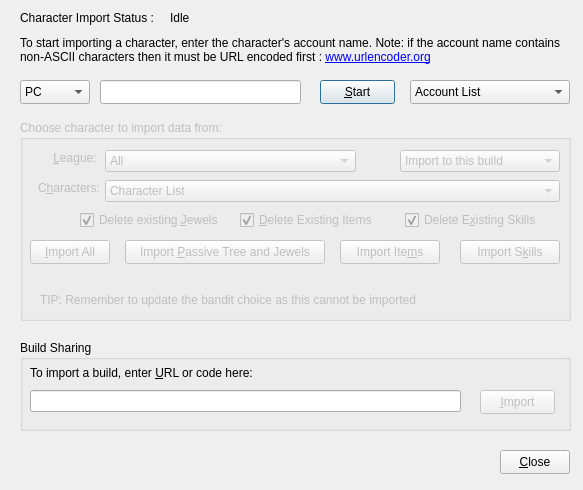
<?xml version="1.0" encoding="UTF-8"?>
<ui version="4.0">
 <class>Dialog</class>
 <widget class="QDialog" name="Dialog">
  <property name="geometry">
   <rect>
    <x>0</x>
    <y>0</y>
    <width>583</width>
    <height>490</height>
   </rect>
  </property>
  <property name="windowTitle">
   <string>Character Import</string>
  </property>
  <property name="windowIcon">
   <iconset resource="PoB.qrc">
    <normaloff>:/Art/Icons/paper-plane-return.png</normaloff>:/Art/Icons/paper-plane-return.png</iconset>
  </property>
  <widget class="QLabel" name="label_Import">
   <property name="geometry">
    <rect>
     <x>20</x>
     <y>10</y>
     <width>141</width>
     <height>16</height>
    </rect>
   </property>
   <property name="text">
    <string>Character Import Status :</string>
   </property>
  </widget>
  <widget class="QLabel" name="label_Status">
   <property name="geometry">
    <rect>
     <x>170</x>
     <y>10</y>
     <width>401</width>
     <height>16</height>
    </rect>
   </property>
   <property name="text">
    <string>Idle</string>
   </property>
  </widget>
  <widget class="QLabel" name="label_Info">
   <property name="geometry">
    <rect>
     <x>20</x>
     <y>30</y>
     <width>551</width>
     <height>40</height>
    </rect>
   </property>
   <property name="text">
    <string>To start importing a character, enter the character's account name. Note: if the account name contains non-ASCII characters then it must be URL encoded first : &lt;a href=&quot;https://www.urlencoder.org/&quot;&gt;www.urlencoder.org&lt;/a&gt;</string>
   </property>
   <property name="wordWrap">
    <bool>true</bool>
   </property>
   <property name="openExternalLinks">
    <bool>true</bool>
   </property>
   <property name="textInteractionFlags">
    <set>Qt::LinksAccessibleByKeyboard|Qt::LinksAccessibleByMouse</set>
   </property>
  </widget>
  <widget class="QComboBox" name="combo_Realm">
   <property name="geometry">
    <rect>
     <x>20</x>
     <y>80</y>
     <width>70</width>
     <height>24</height>
    </rect>
   </property>
   <item>
    <property name="text">
     <string notr="true">PC</string>
    </property>
   </item>
   <item>
    <property name="text">
     <string notr="true">Xbox</string>
    </property>
   </item>
   <item>
    <property name="text">
     <string notr="true">PS4</string>
    </property>
   </item>
   <item>
    <property name="text">
     <string notr="true">Garena</string>
    </property>
   </item>
   <item>
    <property name="text">
     <string notr="true">Tencent</string>
    </property>
   </item>
  </widget>
  <widget class="QComboBox" name="comboAccount_History">
   <property name="geometry">
    <rect>
     <x>410</x>
     <y>80</y>
     <width>160</width>
     <height>24</height>
    </rect>
   </property>
   <item>
    <property name="text">
     <string>Account List</string>
    </property>
   </item>
  </widget>
  <widget class="QLineEdit" name="lineedit_Account">
   <property name="geometry">
    <rect>
     <x>100</x>
     <y>80</y>
     <width>201</width>
     <height>24</height>
    </rect>
   </property>
  </widget>
  <widget class="QPushButton" name="btn_StartImport">
   <property name="geometry">
    <rect>
     <x>320</x>
     <y>80</y>
     <width>75</width>
     <height>24</height>
    </rect>
   </property>
   <property name="text">
    <string>&amp;Start</string>
   </property>
  </widget>
  <widget class="QGroupBox" name="grpbox_CharImport">
   <property name="enabled">
    <bool>false</bool>
   </property>
   <property name="geometry">
    <rect>
     <x>20</x>
     <y>120</y>
     <width>551</width>
     <height>201</height>
    </rect>
   </property>
   <property name="title">
    <string>Choose character to import data from:</string>
   </property>
   <widget class="QLabel" name="label_League">
    <property name="geometry">
     <rect>
      <x>10</x>
      <y>30</y>
      <width>70</width>
      <height>16</height>
     </rect>
    </property>
    <property name="text">
     <string>&amp;League: </string>
    </property>
    <property name="alignment">
     <set>Qt::AlignRight|Qt::AlignTrailing|Qt::AlignVCenter</set>
    </property>
    <property name="buddy">
     <cstring>combo_League</cstring>
    </property>
   </widget>
   <widget class="QComboBox" name="combo_League">
    <property name="geometry">
     <rect>
      <x>85</x>
      <y>30</y>
      <width>251</width>
      <height>22</height>
     </rect>
    </property>
    <item>
     <property name="text">
      <string>All</string>
     </property>
    </item>
   </widget>
   <widget class="QComboBox" name="combo_CharList">
    <property name="geometry">
     <rect>
      <x>85</x>
      <y>60</y>
      <width>455</width>
      <height>22</height>
     </rect>
    </property>
    <item>
     <property name="text">
      <string>Character List</string>
     </property>
    </item>
   </widget>
   <widget class="QPushButton" name="btn_TreeJewels">
    <property name="geometry">
     <rect>
      <x>105</x>
      <y>120</y>
      <width>200</width>
      <height>24</height>
     </rect>
    </property>
    <property name="text">
     <string>Import &amp;Passive Tree and Jewels</string>
    </property>
   </widget>
   <widget class="QPushButton" name="btn_Items">
    <property name="geometry">
     <rect>
      <x>320</x>
      <y>120</y>
      <width>100</width>
      <height>24</height>
     </rect>
    </property>
    <property name="text">
     <string>Import Ite&amp;ms</string>
    </property>
   </widget>
   <widget class="QCheckBox" name="check_DeleteJewels">
    <property name="geometry">
     <rect>
      <x>60</x>
      <y>90</y>
      <width>151</width>
      <height>20</height>
     </rect>
    </property>
    <property name="text">
     <string>Delete existing &amp;Jewels</string>
    </property>
    <property name="checked">
     <bool>true</bool>
    </property>
   </widget>
   <widget class="QCheckBox" name="check_DeleteItems">
    <property name="geometry">
     <rect>
      <x>220</x>
      <y>90</y>
      <width>150</width>
      <height>20</height>
     </rect>
    </property>
    <property name="text">
     <string>&amp;Delete Existing Items</string>
    </property>
    <property name="checked">
     <bool>true</bool>
    </property>
   </widget>
   <widget class="QCheckBox" name="check_DeleteSkills">
    <property name="geometry">
     <rect>
      <x>385</x>
      <y>90</y>
      <width>150</width>
      <height>20</height>
     </rect>
    </property>
    <property name="text">
     <string>Delete E&amp;xisting Skills</string>
    </property>
    <property name="checked">
     <bool>true</bool>
    </property>
   </widget>
   <widget class="QLabel" name="label_Info_2">
    <property name="geometry">
     <rect>
      <x>20</x>
      <y>170</y>
      <width>500</width>
      <height>20</height>
     </rect>
    </property>
    <property name="text">
     <string>TIP: Remember to update the bandit choice as this cannot be imported</string>
    </property>
    <property name="wordWrap">
     <bool>true</bool>
    </property>
   </widget>
   <widget class="QPushButton" name="btn_ImportAll">
    <property name="geometry">
     <rect>
      <x>10</x>
      <y>120</y>
      <width>80</width>
      <height>24</height>
     </rect>
    </property>
    <property name="text">
     <string>&amp;Import All</string>
    </property>
   </widget>
   <widget class="QLabel" name="label_Characters">
    <property name="geometry">
     <rect>
      <x>10</x>
      <y>60</y>
      <width>70</width>
      <height>16</height>
     </rect>
    </property>
    <property name="text">
     <string>C&amp;haracters:</string>
    </property>
    <property name="alignment">
     <set>Qt::AlignRight|Qt::AlignTrailing|Qt::AlignVCenter</set>
    </property>
    <property name="buddy">
     <cstring>combo_CharList</cstring>
    </property>
   </widget>
   <widget class="QPushButton" name="btn_Skills">
    <property name="geometry">
     <rect>
      <x>440</x>
      <y>120</y>
      <width>100</width>
      <height>24</height>
     </rect>
    </property>
    <property name="text">
     <string>Import S&amp;kills</string>
    </property>
   </widget>
   <widget class="QComboBox" name="combo_Import">
    <property name="geometry">
     <rect>
      <x>380</x>
      <y>30</y>
      <width>160</width>
      <height>22</height>
     </rect>
    </property>
    <property name="currentIndex">
     <number>0</number>
    </property>
    <item>
     <property name="text">
      <string>Import to this build</string>
     </property>
    </item>
    <item>
     <property name="text">
      <string>Import to a new build</string>
     </property>
    </item>
   </widget>
  </widget>
  <widget class="QGroupBox" name="grpbox_BuildSharing">
   <property name="geometry">
    <rect>
     <x>20</x>
     <y>340</y>
     <width>551</width>
     <height>91</height>
    </rect>
   </property>
   <property name="title">
    <string>Build Sharing</string>
   </property>
   <widget class="QLabel" name="label_BuildShare">
    <property name="geometry">
     <rect>
      <x>10</x>
      <y>25</y>
      <width>241</width>
      <height>16</height>
     </rect>
    </property>
    <property name="text">
     <string>To import a build, enter &amp;URL or code here:</string>
    </property>
    <property name="buddy">
     <cstring>lineedit_BuildShare</cstring>
    </property>
   </widget>
   <widget class="QLineEdit" name="lineedit_BuildShare">
    <property name="geometry">
     <rect>
      <x>10</x>
      <y>50</y>
      <width>431</width>
      <height>22</height>
     </rect>
    </property>
    <property name="text">
     <string/>
    </property>
   </widget>
   <widget class="QPushButton" name="btn_ImportBuildSharing">
    <property name="enabled">
     <bool>false</bool>
    </property>
    <property name="geometry">
     <rect>
      <x>460</x>
      <y>50</y>
      <width>75</width>
      <height>24</height>
     </rect>
    </property>
    <property name="text">
     <string>&amp;Import</string>
    </property>
   </widget>
  </widget>
  <widget class="QPushButton" name="btn_Close">
   <property name="geometry">
    <rect>
     <x>500</x>
     <y>450</y>
     <width>70</width>
     <height>24</height>
    </rect>
   </property>
   <property name="text">
    <string>&amp;Close</string>
   </property>
  </widget>
 </widget>
 <tabstops>
  <tabstop>lineedit_BuildShare</tabstop>
  <tabstop>btn_ImportBuildSharing</tabstop>
  <tabstop>btn_Close</tabstop>
  <tabstop>combo_Realm</tabstop>
  <tabstop>lineedit_Account</tabstop>
  <tabstop>btn_StartImport</tabstop>
  <tabstop>comboAccount_History</tabstop>
  <tabstop>combo_League</tabstop>
  <tabstop>combo_Import</tabstop>
  <tabstop>combo_CharList</tabstop>
  <tabstop>check_DeleteJewels</tabstop>
  <tabstop>check_DeleteItems</tabstop>
  <tabstop>check_DeleteSkills</tabstop>
  <tabstop>btn_ImportAll</tabstop>
  <tabstop>btn_TreeJewels</tabstop>
  <tabstop>btn_Items</tabstop>
  <tabstop>btn_Skills</tabstop>
 </tabstops>
 <resources>
  <include location="PoB.qrc"/>
 </resources>
 <connections/>
</ui>
